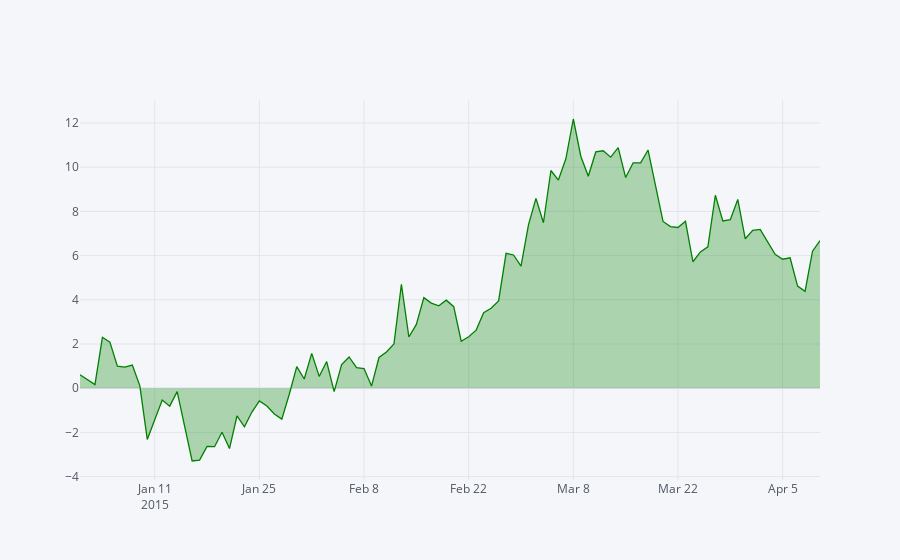

Source (notebook cell):
### Markdown cell above
### Filled Traces

We can add a fill to a trace with **fill=True**

### Code cell
df['IBM'].iplot(filename='Tutorial Microsoft',fill=True,colors=['green'])
